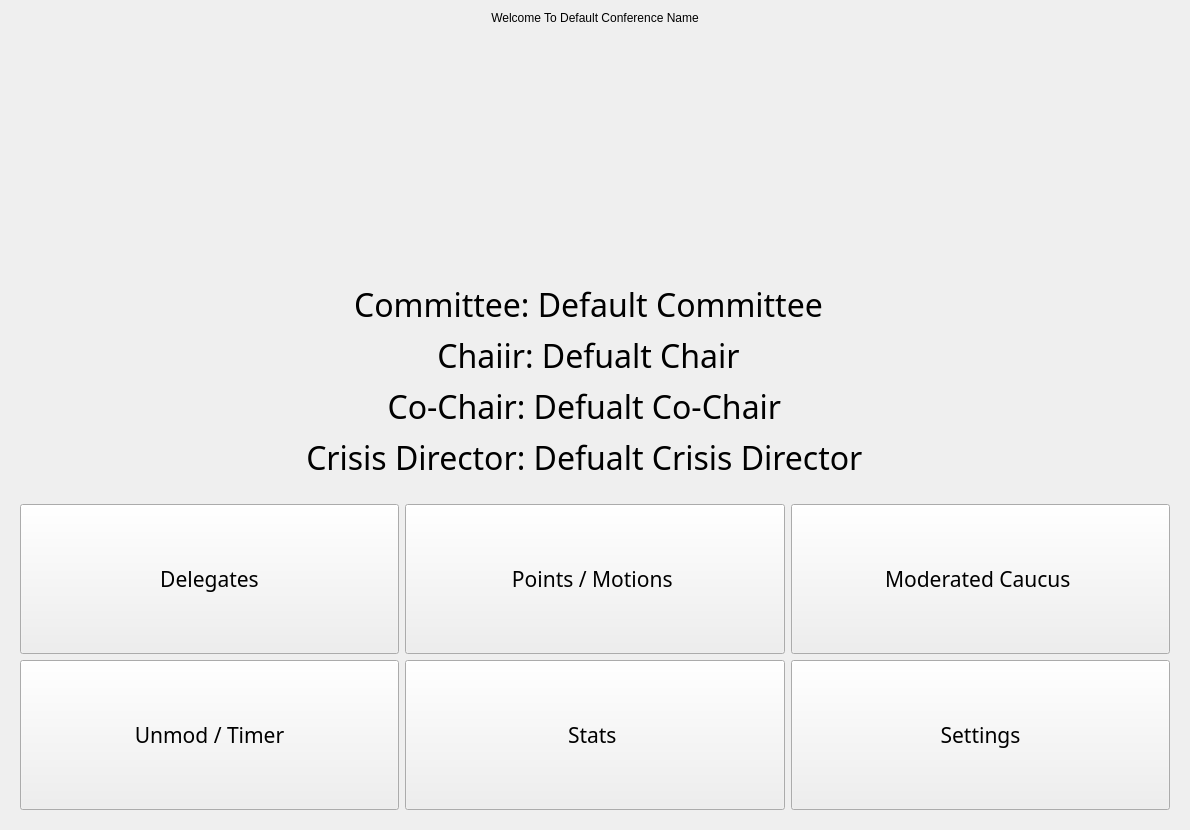
            <widget class="QWidget" name="home_contents">
             <property name="geometry">
              <rect>
               <x>0</x>
               <y>0</y>
               <width>1190</width>
               <height>830</height>
              </rect>
             </property>
             <property name="styleSheet">
              <string notr="true">background-color: </string>
             </property>
             <layout class="QGridLayout" name="gridLayout_10">
              <item row="0" column="0" colspan="2">
               <widget class="QLabel" name="welcome_to_conference_label">
                <property name="sizePolicy">
                 <sizepolicy hsizetype="Expanding" vsizetype="Expanding">
                  <horstretch>0</horstretch>
                  <verstretch>0</verstretch>
                 </sizepolicy>
                </property>
                <property name="frameShape">
                 <enum>QFrame::NoFrame</enum>
                </property>
                <property name="lineWidth">
                 <number>0</number>
                </property>
                <property name="text">
                 <string>Welcome To Default Conference Name</string>
                </property>
                <property name="alignment">
                 <set>Qt::AlignHCenter|Qt::AlignTop</set>
                </property>
               </widget>
              </item>
              <item row="2" column="1" rowspan="3">
               <widget class="QLabel" name="home_img_label">
                <property name="maximumSize">
                 <size>
                  <width>16777215</width>
                  <height>1000</height>
                 </size>
                </property>
                <property name="text">
                 <string/>
                </property>
                <property name="pixmap">
                 <pixmap resource="res.qrc">:/img/resources/united-nations-logo.png</pixmap>
                </property>
                <property name="scaledContents">
                 <bool>false</bool>
                </property>
                <property name="alignment">
                 <set>Qt::AlignCenter</set>
                </property>
               </widget>
              </item>
              <item row="5" column="0" colspan="2">
               <widget class="QFrame" name="frame_10">
                <property name="frameShape">
                 <enum>QFrame::NoFrame</enum>
                </property>
                <property name="frameShadow">
                 <enum>QFrame::Raised</enum>
                </property>
                <layout class="QGridLayout" name="gridLayout_11">
                 <item row="0" column="0">
                  <widget class="QPushButton" name="home_delegates_button">
                   <property name="sizePolicy">
                    <sizepolicy hsizetype="MinimumExpanding" vsizetype="MinimumExpanding">
                     <horstretch>0</horstretch>
                     <verstretch>0</verstretch>
                    </sizepolicy>
                   </property>
                   <property name="minimumSize">
                    <size>
                     <width>150</width>
                     <height>150</height>
                    </size>
                   </property>
                   <property name="baseSize">
                    <size>
                     <width>150</width>
                     <height>150</height>
                    </size>
                   </property>
                   <property name="font">
                    <font>
                     <family>Arial Black</family>
                     <pointsize>16</pointsize>
                    </font>
                   </property>
                   <property name="text">
                    <string>Delegates</string>
                   </property>
                   <property name="icon">
                    <iconset resource="res.qrc">
                     <normaloff>:/img/resources/delegate_icon.png</normaloff>:/img/resources/delegate_icon.png</iconset>
                   </property>
                   <property name="iconSize">
                    <size>
                     <width>64</width>
                     <height>64</height>
                    </size>
                   </property>
                   <property name="default">
                    <bool>false</bool>
                   </property>
                   <property name="flat">
                    <bool>false</bool>
                   </property>
                  </widget>
                 </item>
                 <item row="0" column="1">
                  <widget class="QPushButton" name="home_pm_button">
                   <property name="sizePolicy">
                    <sizepolicy hsizetype="MinimumExpanding" vsizetype="MinimumExpanding">
                     <horstretch>0</horstretch>
                     <verstretch>0</verstretch>
                    </sizepolicy>
                   </property>
                   <property name="minimumSize">
                    <size>
                     <width>150</width>
                     <height>150</height>
                    </size>
                   </property>
                   <property name="baseSize">
                    <size>
                     <width>150</width>
                     <height>150</height>
                    </size>
                   </property>
                   <property name="font">
                    <font>
                     <family>Arial Black</family>
                     <pointsize>16</pointsize>
                    </font>
                   </property>
                   <property name="text">
                    <string>Points / Motions </string>
                   </property>
                   <property name="icon">
                    <iconset resource="res.qrc">
                     <normaloff>:/img/resources/pm_icon.png</normaloff>:/img/resources/pm_icon.png</iconset>
                   </property>
                   <property name="iconSize">
                    <size>
                     <width>64</width>
                     <height>64</height>
                    </size>
                   </property>
                   <property name="default">
                    <bool>false</bool>
                   </property>
                   <property name="flat">
                    <bool>false</bool>
                   </property>
                  </widget>
                 </item>
                 <item row="0" column="2">
                  <widget class="QPushButton" name="home_mod_button">
                   <property name="sizePolicy">
                    <sizepolicy hsizetype="MinimumExpanding" vsizetype="MinimumExpanding">
                     <horstretch>0</horstretch>
                     <verstretch>0</verstretch>
                    </sizepolicy>
                   </property>
                   <property name="minimumSize">
                    <size>
                     <width>150</width>
                     <height>150</height>
                    </size>
                   </property>
                   <property name="baseSize">
                    <size>
                     <width>150</width>
                     <height>150</height>
                    </size>
                   </property>
                   <property name="font">
                    <font>
                     <family>Arial Black</family>
                     <pointsize>16</pointsize>
                    </font>
                   </property>
                   <property name="text">
                    <string>Moderated Caucus </string>
                   </property>
                   <property name="icon">
                    <iconset resource="res.qrc">
                     <normaloff>:/img/resources/mod_icon.png</normaloff>:/img/resources/mod_icon.png</iconset>
                   </property>
                   <property name="iconSize">
                    <size>
                     <width>64</width>
                     <height>64</height>
                    </size>
                   </property>
                   <property name="default">
                    <bool>false</bool>
                   </property>
                   <property name="flat">
                    <bool>false</bool>
                   </property>
                  </widget>
                 </item>
                 <item row="1" column="0">
                  <widget class="QPushButton" name="home_unmod_button">
                   <property name="sizePolicy">
                    <sizepolicy hsizetype="MinimumExpanding" vsizetype="MinimumExpanding">
                     <horstretch>0</horstretch>
                     <verstretch>0</verstretch>
                    </sizepolicy>
                   </property>
                   <property name="minimumSize">
                    <size>
                     <width>150</width>
                     <height>150</height>
                    </size>
                   </property>
                   <property name="baseSize">
                    <size>
                     <width>150</width>
                     <height>150</height>
                    </size>
                   </property>
                   <property name="font">
                    <font>
                     <family>Arial Black</family>
                     <pointsize>16</pointsize>
                    </font>
                   </property>
                   <property name="text">
                    <string>Unmod / Timer</string>
                   </property>
                   <property name="icon">
                    <iconset resource="res.qrc">
                     <normaloff>:/img/resources/stopwatch.png</normaloff>:/img/resources/stopwatch.png</iconset>
                   </property>
                   <property name="iconSize">
                    <size>
                     <width>64</width>
                     <height>64</height>
                    </size>
                   </property>
                   <property name="default">
                    <bool>false</bool>
                   </property>
                   <property name="flat">
                    <bool>false</bool>
                   </property>
                  </widget>
                 </item>
                 <item row="1" column="1">
                  <widget class="QPushButton" name="home_stats_button">
                   <property name="sizePolicy">
                    <sizepolicy hsizetype="MinimumExpanding" vsizetype="MinimumExpanding">
                     <horstretch>0</horstretch>
                     <verstretch>0</verstretch>
                    </sizepolicy>
                   </property>
                   <property name="minimumSize">
                    <size>
                     <width>150</width>
                     <height>150</height>
                    </size>
                   </property>
                   <property name="baseSize">
                    <size>
                     <width>150</width>
                     <height>150</height>
                    </size>
                   </property>
                   <property name="font">
                    <font>
                     <family>Arial Black</family>
                     <pointsize>16</pointsize>
                    </font>
                   </property>
                   <property name="text">
                    <string>Stats </string>
                   </property>
                   <property name="icon">
                    <iconset resource="res.qrc">
                     <normaloff>:/img/resources/bar-chart.png</normaloff>:/img/resources/bar-chart.png</iconset>
                   </property>
                   <property name="iconSize">
                    <size>
                     <width>64</width>
                     <height>64</height>
                    </size>
                   </property>
                   <property name="default">
                    <bool>false</bool>
                   </property>
                   <property name="flat">
                    <bool>false</bool>
                   </property>
                  </widget>
                 </item>
                 <item row="1" column="2">
                  <widget class="QPushButton" name="home_settings_button">
                   <property name="sizePolicy">
                    <sizepolicy hsizetype="MinimumExpanding" vsizetype="MinimumExpanding">
                     <horstretch>0</horstretch>
                     <verstretch>0</verstretch>
                    </sizepolicy>
                   </property>
                   <property name="minimumSize">
                    <size>
                     <width>150</width>
                     <height>150</height>
                    </size>
                   </property>
                   <property name="baseSize">
                    <size>
                     <width>150</width>
                     <height>150</height>
                    </size>
                   </property>
                   <property name="font">
                    <font>
                     <family>Arial Black</family>
                     <pointsize>16</pointsize>
                    </font>
                   </property>
                   <property name="text">
                    <string>Settings</string>
                   </property>
                   <property name="icon">
                    <iconset resource="res.qrc">
                     <normaloff>:/img/resources/settings.png</normaloff>:/img/resources/settings.png</iconset>
                   </property>
                   <property name="iconSize">
                    <size>
                     <width>64</width>
                     <height>64</height>
                    </size>
                   </property>
                   <property name="default">
                    <bool>false</bool>
                   </property>
                   <property name="flat">
                    <bool>false</bool>
                   </property>
                  </widget>
                 </item>
                </layout>
               </widget>
              </item>
              <item row="2" column="0" rowspan="3">
               <widget class="QFrame" name="frame_9">
                <property name="frameShape">
                 <enum>QFrame::NoFrame</enum>
                </property>
                <property name="frameShadow">
                 <enum>QFrame::Raised</enum>
                </property>
                <property name="lineWidth">
                 <number>0</number>
                </property>
                <layout class="QVBoxLayout" name="verticalLayout">
                 <item>
                  <widget class="QLabel" name="home_committee_label">
                   <property name="font">
                    <font>
                     <family>Arial Black</family>
                     <pointsize>24</pointsize>
                     <weight>10</weight>
                     <italic>false</italic>
                     <bold>false</bold>
                    </font>
                   </property>
                   <property name="lineWidth">
                    <number>0</number>
                   </property>
                   <property name="text">
                    <string>Committee: Default Committee</string>
                   </property>
                   <property name="alignment">
                    <set>Qt::AlignHCenter|Qt::AlignTop</set>
                   </property>
                  </widget>
                 </item>
                 <item>
                  <widget class="QLabel" name="home_chair_label">
                   <property name="sizePolicy">
                    <sizepolicy hsizetype="Expanding" vsizetype="Preferred">
                     <horstretch>0</horstretch>
                     <verstretch>0</verstretch>
                    </sizepolicy>
                   </property>
                   <property name="font">
                    <font>
                     <family>Arial Black</family>
                     <pointsize>24</pointsize>
                     <weight>10</weight>
                     <italic>false</italic>
                     <bold>false</bold>
                    </font>
                   </property>
                   <property name="lineWidth">
                    <number>0</number>
                   </property>
                   <property name="text">
                    <string>Chaiir: Defualt Chair</string>
                   </property>
                   <property name="alignment">
                    <set>Qt::AlignHCenter|Qt::AlignTop</set>
                   </property>
                  </widget>
                 </item>
                 <item>
                  <widget class="QLabel" name="home_co_label">
                   <property name="font">
                    <font>
                     <family>Arial Black</family>
                     <pointsize>24</pointsize>
                     <weight>10</weight>
                     <italic>false</italic>
                     <bold>false</bold>
                    </font>
                   </property>
                   <property name="lineWidth">
                    <number>0</number>
                   </property>
                   <property name="text">
                    <string>Co-Chair: Defualt Co-Chair </string>
                   </property>
                   <property name="alignment">
                    <set>Qt::AlignHCenter|Qt::AlignTop</set>
                   </property>
                  </widget>
                 </item>
                 <item>
                  <widget class="QLabel" name="home_cd_label">
                   <property name="font">
                    <font>
                     <family>Arial Black</family>
                     <pointsize>24</pointsize>
                     <weight>10</weight>
                     <italic>false</italic>
                     <bold>false</bold>
                    </font>
                   </property>
                   <property name="text">
                    <string>Crisis Director: Defualt Crisis Director </string>
                   </property>
                   <property name="alignment">
                    <set>Qt::AlignHCenter|Qt::AlignTop</set>
                   </property>
                  </widget>
                 </item>
                </layout>
               </widget>
              </item>
             </layout>
             <zorder>welcome_to_conference_label</zorder>
             <zorder>home_img_label</zorder>
             <zorder>frame_9</zorder>
             <zorder>frame_10</zorder>
            </widget>
